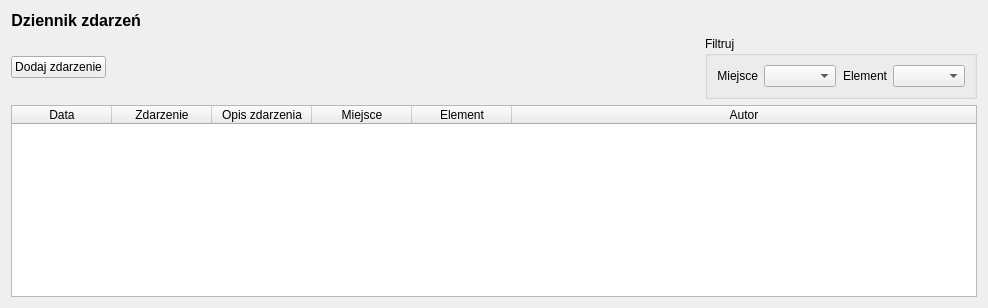
         <widget class="QWidget" name="pageLogbook">
          <layout class="QGridLayout" name="gridLayout_22">
           <item row="1" column="0">
            <widget class="QPushButton" name="addEventLogbook_pushButton">
             <property name="sizePolicy">
              <sizepolicy hsizetype="Fixed" vsizetype="Fixed">
               <horstretch>0</horstretch>
               <verstretch>0</verstretch>
              </sizepolicy>
             </property>
             <property name="text">
              <string>Dodaj zdarzenie</string>
             </property>
            </widget>
           </item>
           <item row="0" column="0">
            <widget class="QLabel" name="label_50">
             <property name="sizePolicy">
              <sizepolicy hsizetype="Fixed" vsizetype="Preferred">
               <horstretch>0</horstretch>
               <verstretch>0</verstretch>
              </sizepolicy>
             </property>
             <property name="font">
              <font>
               <pointsize>12</pointsize>
               <weight>75</weight>
               <bold>true</bold>
              </font>
             </property>
             <property name="text">
              <string>Dziennik zdarzeń</string>
             </property>
             <property name="alignment">
              <set>Qt::AlignRight|Qt::AlignTrailing|Qt::AlignVCenter</set>
             </property>
            </widget>
           </item>
           <item row="2" column="0" colspan="4">
            <widget class="QTableWidget" name="logbook_tableWidget">
             <property name="editTriggers">
              <set>QAbstractItemView::NoEditTriggers</set>
             </property>
             <property name="alternatingRowColors">
              <bool>true</bool>
             </property>
             <property name="selectionMode">
              <enum>QAbstractItemView::SingleSelection</enum>
             </property>
             <property name="selectionBehavior">
              <enum>QAbstractItemView::SelectRows</enum>
             </property>
             <property name="sortingEnabled">
              <bool>true</bool>
             </property>
             <attribute name="horizontalHeaderStretchLastSection">
              <bool>true</bool>
             </attribute>
             <attribute name="verticalHeaderVisible">
              <bool>false</bool>
             </attribute>
             <attribute name="verticalHeaderDefaultSectionSize">
              <number>23</number>
             </attribute>
             <column>
              <property name="text">
               <string>Data</string>
              </property>
             </column>
             <column>
              <property name="text">
               <string>Zdarzenie</string>
              </property>
             </column>
             <column>
              <property name="text">
               <string>Opis zdarzenia</string>
              </property>
             </column>
             <column>
              <property name="text">
               <string>Miejsce</string>
              </property>
             </column>
             <column>
              <property name="text">
               <string>Element</string>
              </property>
              <property name="textAlignment">
               <set>AlignCenter</set>
              </property>
             </column>
             <column>
              <property name="text">
               <string>Autor</string>
              </property>
              <property name="textAlignment">
               <set>AlignCenter</set>
              </property>
             </column>
            </widget>
           </item>
           <item row="1" column="3">
            <widget class="QGroupBox" name="groupBox_19">
             <property name="title">
              <string>Filtruj</string>
             </property>
             <layout class="QGridLayout" name="gridLayout_13">
              <item row="0" column="0">
               <widget class="QLabel" name="label_31">
                <property name="text">
                 <string>Miejsce</string>
                </property>
                <property name="alignment">
                 <set>Qt::AlignRight|Qt::AlignTrailing|Qt::AlignVCenter</set>
                </property>
               </widget>
              </item>
              <item row="0" column="2">
               <widget class="QLabel" name="label_49">
                <property name="text">
                 <string>Element</string>
                </property>
                <property name="alignment">
                 <set>Qt::AlignRight|Qt::AlignTrailing|Qt::AlignVCenter</set>
                </property>
               </widget>
              </item>
              <item row="0" column="1">
               <widget class="QComboBox" name="rootFilter_comboBox">
                <property name="sizeAdjustPolicy">
                 <enum>QComboBox::AdjustToContents</enum>
                </property>
               </widget>
              </item>
              <item row="0" column="3">
               <widget class="QComboBox" name="elementFilter_comboBox">
                <property name="sizeAdjustPolicy">
                 <enum>QComboBox::AdjustToContents</enum>
                </property>
               </widget>
              </item>
             </layout>
            </widget>
           </item>
           <item row="1" column="1" colspan="2">
            <spacer name="horizontalSpacer_17">
             <property name="orientation">
              <enum>Qt::Horizontal</enum>
             </property>
             <property name="sizeHint" stdset="0">
              <size>
               <width>552</width>
               <height>50</height>
              </size>
             </property>
            </spacer>
           </item>
          </layout>
         </widget>
